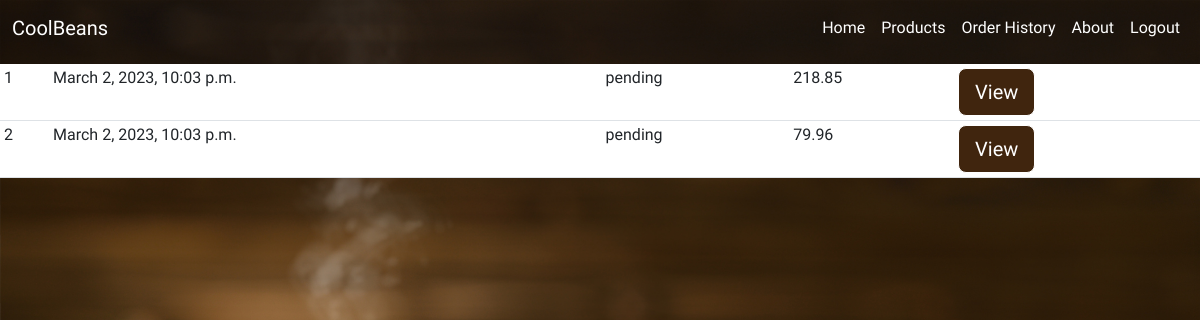
Screenshot of /orderhistory/ (signed in) with the database file from the repository.
### beansapp/models.py (models this page shows, shortened)
class Order(models.Model):
    STATUS = (
        ('Pending','Pending'),
        ('Out for delivery','Out for delivery'),
        ('Delivered','Delivered'),)
    addressee = models.ForeignKey(Addressee,on_delete=models.SET_NULL,null=True)
    guest = models.ForeignKey(Guest,on_delete=models.SET_NULL,null=True)
    date = models.DateTimeField(auto_now_add=True)
    status = models.CharField(max_length=200, null=True, choices=STATUS, default='pending')
    def get_total(self):
        orderitems = self.orderitem_set.all()
        total = 0
        for item in orderitems:
            total += item.product.price * item.quantity
        return round(total,2)

class OrderItem(models.Model):
    product = models.ForeignKey(Product, on_delete=models.SET_NULL, null=True)
    order = models.ForeignKey(Order, on_delete=models.CASCADE,null=True)
    quantity = models.IntegerField(default=0, null=True, blank=True)

class Product(models.Model):
    types = models.ManyToManyField(Tag)
    name = models.CharField(max_length=30)
    description = models.CharField(max_length=200)
    image = models.ImageField(null=True,blank=True)
    price = models.FloatField()

### beansapp/views.py (the view)
# urls.py: path('orderhistory/', HistoryOrderView.as_view(), name='orderhistory' ),
class HistoryOrderView(View):
    def get (self,request):
        addressee = request.user
        addressehistory = Order.objects.filter(addressee=addressee)
        html_data ={
            'addressee':addressee,
            'addressehistory': addressehistory,
        }
        return render(
        request= request,
        template_name= "orderhistory.html",
        context= html_data
        )

### beansapp/templates/orderhistory.html (shortened to what this page needs)
{% extends 'main.html'%}
{% block content%}
<table class="table table-sm">
    {%for order in addressehistory%}
    <tr>
        <td>{{order.id}}</td>
        <td>{{order.date}}</td>
        <td>{{order.status}}</td>
        <td>{{order.get_total}}</td>
        <td><a class="btn btn-primary btn-lg" href="{% url 'receipt' order.id %}">View</a></td>
    </tr>
    {% endfor %}
</table>
{% endblock%}

### beansapp/templates/main.html (style rules this page uses)
body { background-image:url("../static/images/landingnew.jpg"); background-size:cover; background-position: bottom; background-repeat: no-repeat; font-family: 'Limelight', cursive; color:#fff; }
.btn { background-color: #40250E; border: 1px solid #fff; }

### rows the page displays
Order: id "1", date "March 2, 2023, 10:03 p.m.", status "pending", get_total "218.85"
Order: id "2", date "March 2, 2023, 10:03 p.m.", status "pending", get_total "79.96"
